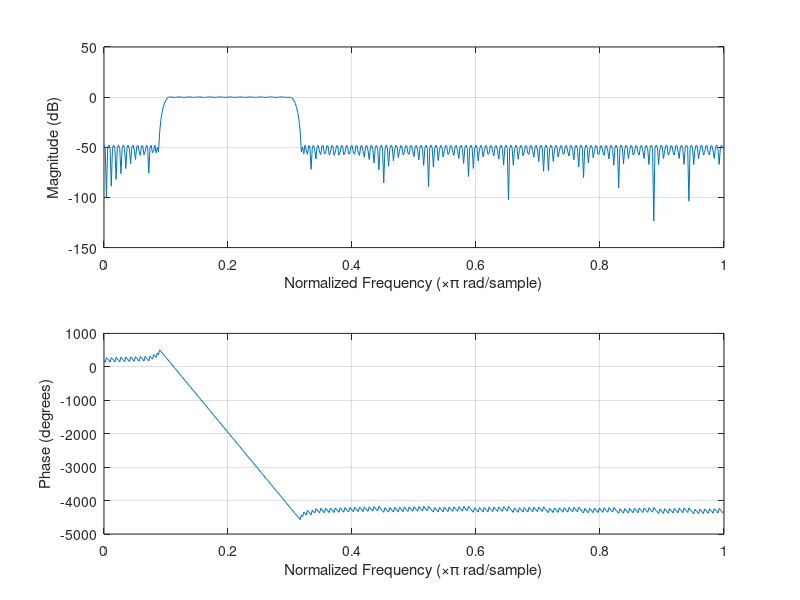

Write the MATLAB code that produced this figure.
% FIR
% filter specification
%-----------------------------------------
rp = 0.5;  % ripple of passband
sa = 48;    % minimum stopband attenuation
fs = 8000;  % sampling_frq
f = [355 415 1200 1270];    % cutoff freqs (for each transition)
a = [0 1 0];    % desired amplitudes at the bands defined in f

% Approximating filter order and generating coefficients
%--------------------------------
%equation to calc the max deviation allowable for each band
dev_rp = (10^(rp/20)-1)/(10^(rp/20)+1);
dev_sa = (10^(-sa/20));
dev = [dev_sa dev_rp dev_sa];

%firpmord estimates the order(n); frequency(fo); amplitude(ao) and weights(w)
%required for filter of the specification above
[n,fo,ao,w] = firpmord(f,a,dev,fs);

%firpm(N,F,A,W) returns a filter of order N+1 
%therefore, we need a buffer of size length N+1 in our C code
b = firpm(n,fo,ao,w);

freqz(b);

%writing buffer size and coefficient values to a 'fir_coef.txt'
write_b = fopen('fir_coef.txt','wt');
 
%this prints out the length of the buffer required for the filter in C
fprintf(write_b,'#define N %d\n', length(b));
%this intializes the buffer 
fprintf(write_b,'double b[] = {');
%------write coeffs into array-------------------------
for i = 1: length(b)-1
    fprintf(write_b,'%e, ',b(i));
end
fprintf(write_b,'%c}; \n', b(length(b)));
fclose('all');


